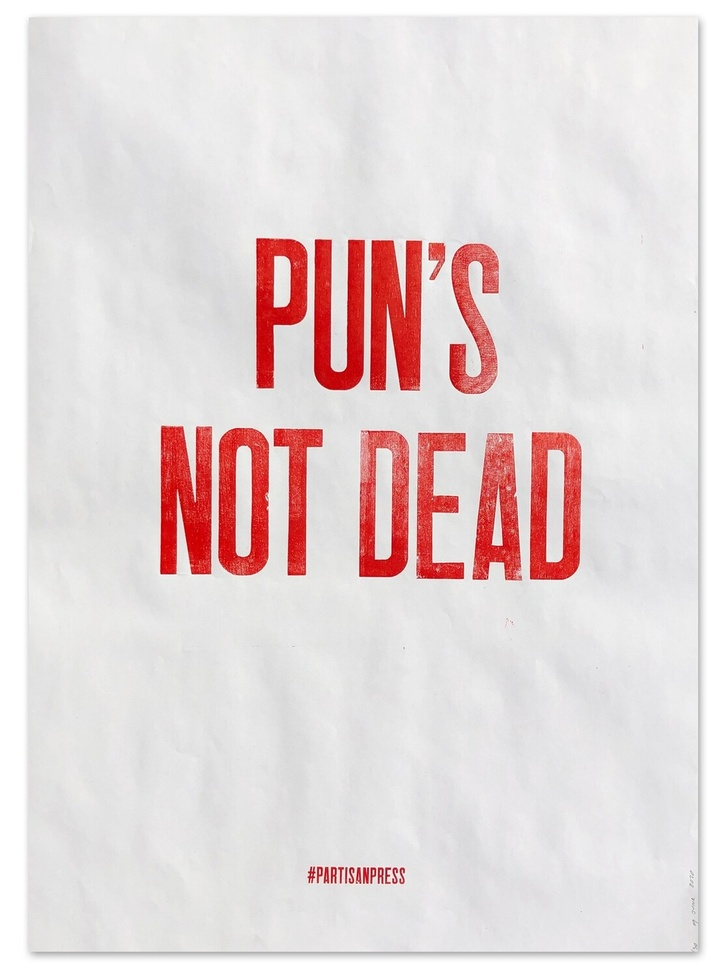
#> input picture pic_1.jpg, 723 x 976 px, shrunk from 1110 x 1500 before the run, found by its file name
$ jupyter execute --allow-errors 'image wrangling.ipynb'
#> lines starting #> are read from the running program, lines starting #| are printed output that depends on the picture
[cell 1]
from bs4 import BeautifulSoup
import requests
import numpy as np
import matplotlib.pyplot as plt
import matplotlib.image as mpimg
from skimage.transform import resize
from PIL import Image
import os

[cell 2]
img=mpimg.imread('/content/drive/MyDrive/pic_1.jpg').copy()
#> img is the input picture: shape (976, 723, 3); mean R, G, B 229.8, 216.8, 216.9

[cell 3]
plt.imshow(img)

[cell 4]
def remove_bg(input_img: np.ndarray) -> np.ndarray:
  img = input_img.copy()
  for i in range(0, img.shape[0]):
    for j in range(0, img.shape[1]):
      if img[i][j].std() < 30:
        img[i][j][0] = 245
        img[i][j][1] = 245
        img[i][j][2] = 245
      else:
        img[i][j][0] = 200
        img[i][j][1] = 17
        img[i][j][2] = 11
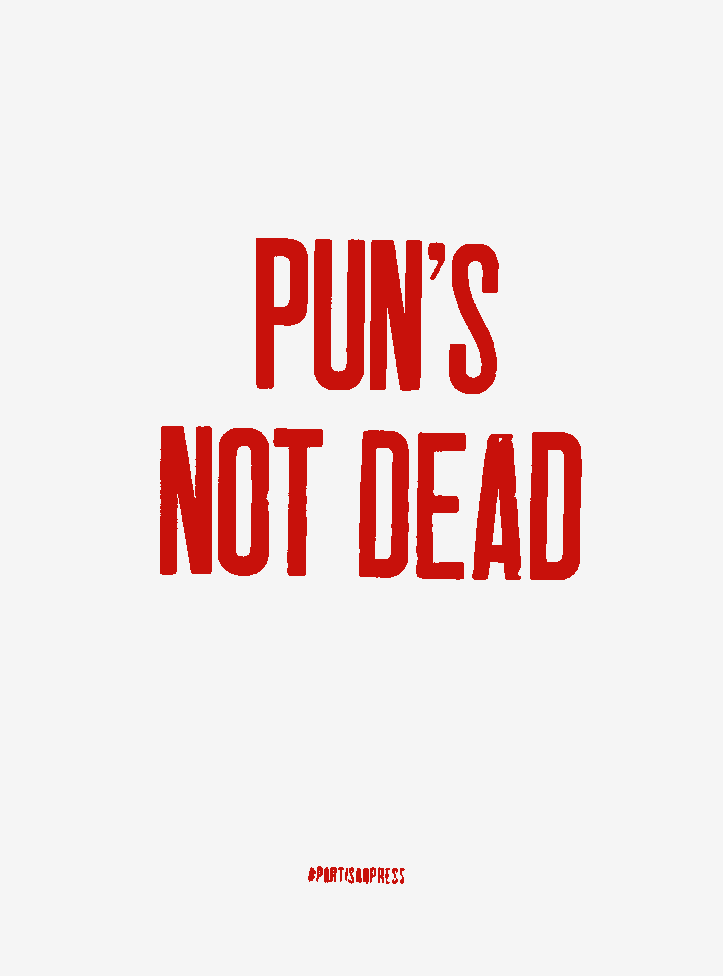
#> img: shape (976, 723, 3); mean R, G, B 241.4, 226.6, 226.1
  return img
